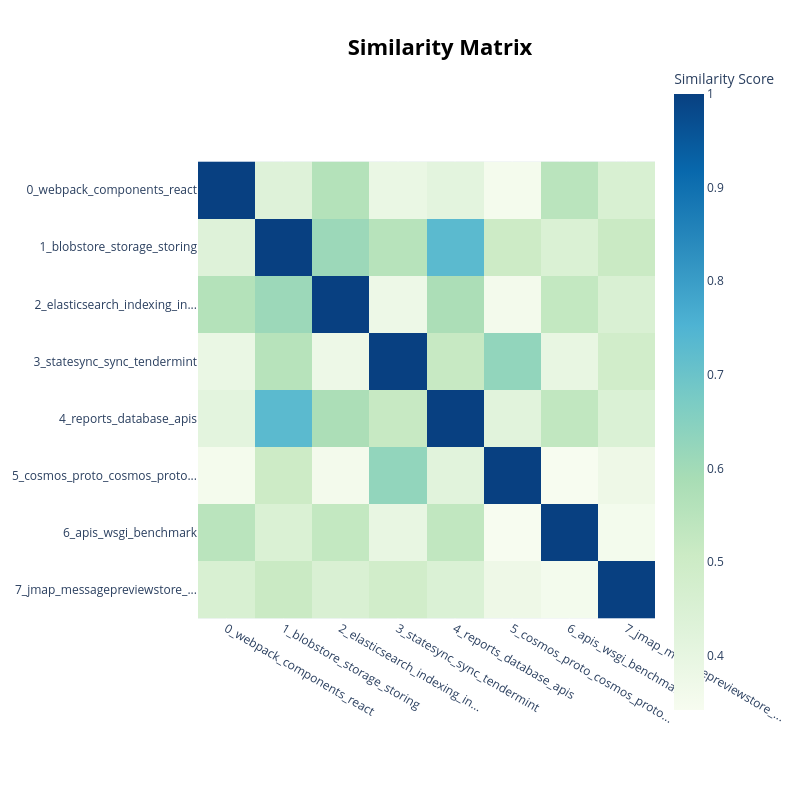

The notebook cell this image was saved under:
### Code cell
topic_model.visualize_heatmap() # Topic similarity

### Figure 1 — Plotly figure (JSON) as saved in the notebook; plotly's stock layout.template omitted (floating-point values rounded to 4 significant figures)
{"data": [{"coloraxis": "coloraxis", "hovertemplate": "x: %{x}<br>y: %{y}<br>Similarity Score: %{z}<extra></extra>", "name": "0", "type": "heatmap", "x": ["0_webpack_components_react", "1_blobstore_storage_storing", "2_elasticsearch_indexing_in...", "3_statesync_sync_tendermint", "4_reports_database_apis", "5_cosmos_proto_cosmos_proto...", "6_apis_wsgi_benchmark", "7_jmap_messagepreviewstore_..."], "xaxis": "x", "y": ["0_webpack_components_react", "1_blobstore_storage_storing", "2_elasticsearch_indexing_in...", "3_statesync_sync_tendermint", "4_reports_database_apis", "5_cosmos_proto_cosmos_proto...", "6_apis_wsgi_benchmark", "7_jmap_messagepreviewstore_..."], "yaxis": "y", "z": [[1.0, 0.4306, 0.5609, 0.387, 0.414, 0.3537, 0.5467, 0.4589], [0.4306, 1.0, 0.6109, 0.5553, 0.7287, 0.502, 0.4493, 0.5103], [0.5609, 0.6109, 1.0, 0.3772, 0.5805, 0.3562, 0.5266, 0.4541], [0.387, 0.5553, 0.3772, 1.0, 0.5183, 0.6288, 0.396, 0.4864], [0.414, 0.7287, 0.5805, 0.5183, 1.0, 0.4198, 0.5323, 0.4482], [0.3537, 0.502, 0.3562, 0.6288, 0.4198, 1.0, 0.3418, 0.3753], [0.5467, 0.4493, 0.5266, 0.396, 0.5323, 0.3418, 1.0, 0.3547], [0.4589, 0.5103, 0.4541, 0.4864, 0.4482, 0.3753, 0.3547, 1.0]]}], "layout": {"coloraxis": {"colorbar": {"title": {"text": "Similarity Score"}}, "colorscale": [[0, "rgb(247,252,240)"], [0.125, "rgb(224,243,219)"], [0.25, "rgb(204,235,197)"], [0.375, "rgb(168,221,181)"], [0.5, "rgb(123,204,196)"], [0.625, "rgb(78,179,211)"], [0.75, "rgb(43,140,190)"], [0.875, "rgb(8,104,172)"], [1, "rgb(8,64,129)"]]}, "height": 800, "hoverlabel": {"bgcolor": "white", "font": {"family": "Rockwell", "size": 16}}, "legend": {"title": {"text": "Trend"}}, "margin": {"t": 60}, "showlegend": true, "title": {"font": {"color": "Black", "size": 22}, "text": "<b>Similarity Matrix</b>", "x": 0.55, "xanchor": "center", "y": 0.95, "yanchor": "top"}, "width": 800, "xaxis": {"anchor": "y", "constrain": "domain", "domain": [0, 1], "scaleanchor": "y"}, "yaxis": {"anchor": "x", "autorange": "reversed", "constrain": "domain", "domain": [0, 1]}}}
